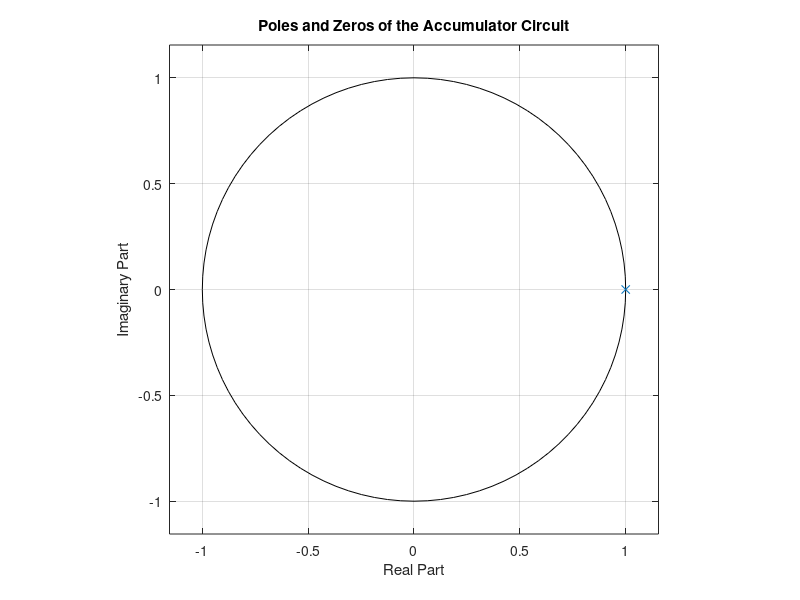

Write MATLAB code to recreate this figure.
clear all, close all, clc;
num = [1]; % Coefficient of x[n] 
den = [1, -1]; % Coefficients of y[n] and y[n-1] 
% Calculate the poles and zeros using tf2zp 
[zeros, poles, gain] = tf2zp(num, den); 
% Display the poles and zeros 
disp('Zeros:'); disp(zeros); 
disp('Poles:'); disp(poles); 
% Plot the poles and zeros using zplane
zplane(zeros, poles);
title('Poles and Zeros of the Accumulator Circuit');
xlabel('Real Part'); ylabel('Imaginary Part'); grid on;